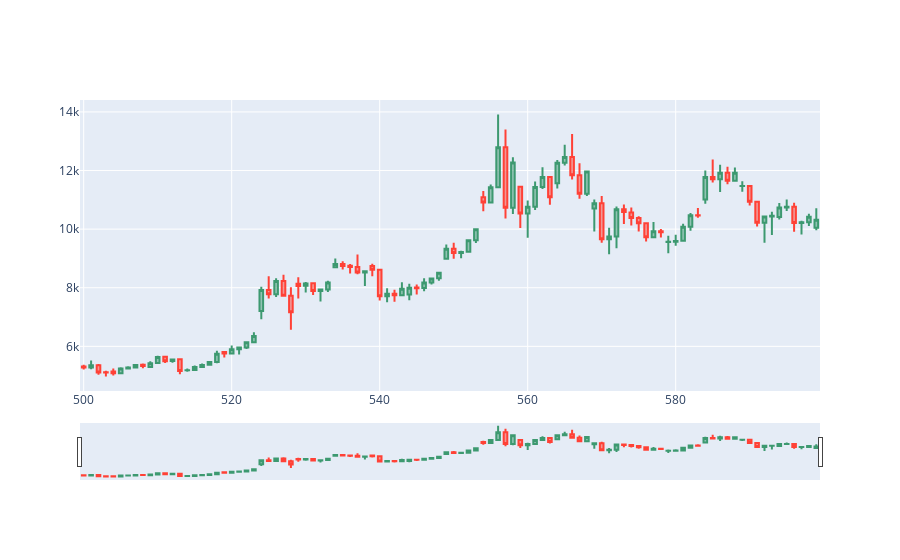

Source (notebook cell):
### Code cell
dfpl = df[500:600]
import plotly.graph_objects as go

fig = go.Figure(data=[go.Candlestick(x=dfpl.index,
                open=dfpl['Open'],
                high=dfpl['High'],
                low=dfpl['Low'],
                close=dfpl['Close'])])

fig.show()
